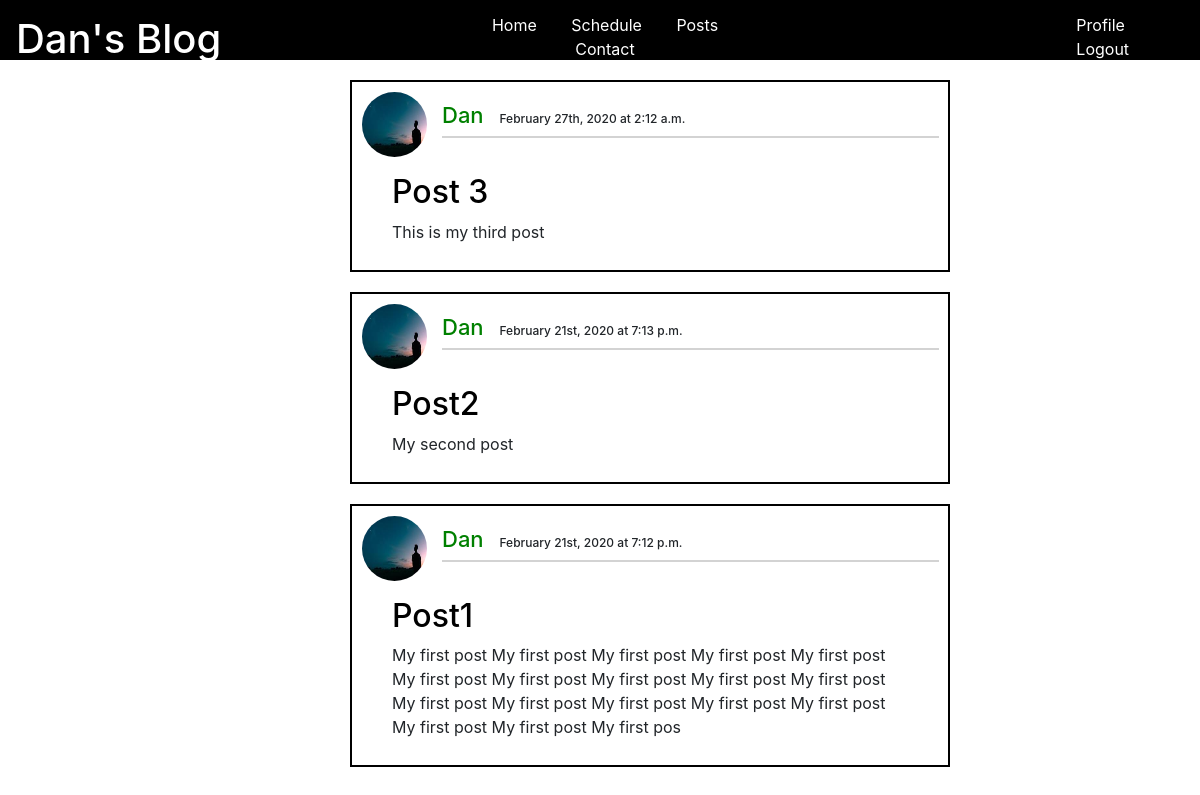
Page /posts/ (signed in) on the committed database.
### main/models.py (models this page shows, shortened)
class Post(models.Model):
    title = models.CharField(max_length=100)
    content = models.TextField(max_length=250)
    date_posted = models.DateTimeField(default=timezone.now)
    author = models.ForeignKey(User, on_delete=models.CASCADE)

### users/models.py (models this page shows, shortened)
class Profile(models.Model):
    user = models.OneToOneField(User, on_delete=models.CASCADE)
    image = models.ImageField(default='default.jpg', upload_to='profile_pics')

### main/views.py (the view)
# urls.py: path('posts/', PostListView.as_view(), name="posts"),
class PostListView(ListView):
    model = Post
    template_name = 'main/posts.html'
    context_object_name = 'posts'
    ordering = ['-date_posted']

### main/templates/main/posts.html
{% extends 'base.html' %}
{% load static %}
{% block content %}
    {% for post in posts %}
        <div class="posts-container">
            <img src="{{ user.profile.image.url }}">
            <h1> <a href="#"> {{ post.author|capfirst }} </a>  {{ post.date_posted|date:"F dS, Y"  }} at {{ post.date_posted|date:"f a"  }} </h1>
             <hr>
            <h2 class="post_title"> <a href="{% url 'post-detail' post.id %}"> {{ post.title }} </a> </h2>
            <p> {{ post.content }} </p>
        </div>
    {% endfor %}
{% endblock content %}

### templates/base.html (shortened to what this page needs)
<!DOCTYPE html>
<htm lang="en">
<head>
    {% load static %}
    <link rel="stylesheet" href="https://stackpath.bootstrapcdn.com/bootstrap/4.3.1/css/bootstrap.min.css"
>
    <link rel="stylesheet" type="text/css" href="{% static 'css/style.css' %}">
</head>
<body>
    <div class="nav-container">
        <div class="navbar">
            <div class="logo">
                <h1> Dan's Blog </h1>
            </div>
            {% if user.is_authenticated %}
                <div class="middle">
                    <ul>
                        <li> <a href="{% url 'home_view' %}"> Home </a> </li>
                        <li> <a href="#"> Schedule </a> </li>
                        <li> <a href="{% url 'posts' %}"> Posts </a> </li>
                        <li> <a href="#"> Contact </a> </li>
                    </ul>
                </div>
                <div class="right">
                    <ul>
                        <li> <a href="{% url 'profile' %}"> Profile </a> </li>
                        <li> <a href="{% url 'logout' %}"> Logout </a> </li>
                    </ul>
                </div>
            {% endif %}
        </div>
    </div>
    {% block content %}
    {% endblock content %}
</body>
</htm>

### static/css/style.css (style rules this page uses)
body { margin: 0px 0px; width: 100%; }
.nav-container { width:100%; height:60px; background-color: #000; margin-top:0px; }
.navbar { display:grid; grid-template-columns: 1fr 1fr 1fr; grid-column-gap:10px; }
.logo h1 { color: #fff; }
.middle { text-align:center; }
.middle ul { margin-top:5px; margin-left:0px; }
.middle ul li { list-style:none; display:inline-block; padding-right:30px; margin-left:0px; }
.middle ul li a { color: #fff; text-decoration:none; }
.right ul { margin-top:5px; margin-left:215px; }
.right ul li { list-style:none; display:inline-block; margin-left:20px; }
.right ul li a { color: #fff; text-decoration:none; }
.posts-container { margin-left:350px; width:50%; height:auto; padding: 10px 10px; border:2px solid #000; margin-top:20px; }
.posts-container img { height:65px; width:65px; border-radius: 50%; position:absolute; }
.posts-container h1 { font-size: 12px; margin-left:80px; margin-top:10px; color: font-size: 13px; }
.posts-container h1 a { color:green; font-size: 22px; padding-right:10px; }
h2.post_title { margin-top:35px; margin-left:30px; }
h2.post_title a { color:#000; }
.posts-container p { width:90%; font-size:16px; margin-left:30px; }
hr { width:86%; border: .5px solid #d3d3d3; margin-top:0px; margin-left:80px; }

### rows in the picture
Post: profile.image (picture), author "Dan", date_posted "February 27th, 2020", date_posted "2:12 a.m.", title "Post 3", content "This is my third post"
Post: profile.image (picture), author "Dan", date_posted "February 21st, 2020", date_posted "7:13 p.m.", title "Post2", content "My second post"
Post: profile.image (picture), author "Dan", date_posted "February 21st, 2020", date_posted "7:12 p.m.", title "Post1", content "My first post My first post My first post My first post My first post My first post My first post My first post My first post My first post My first post My first post My first post My first post My first post My first post My first post My first pos"
